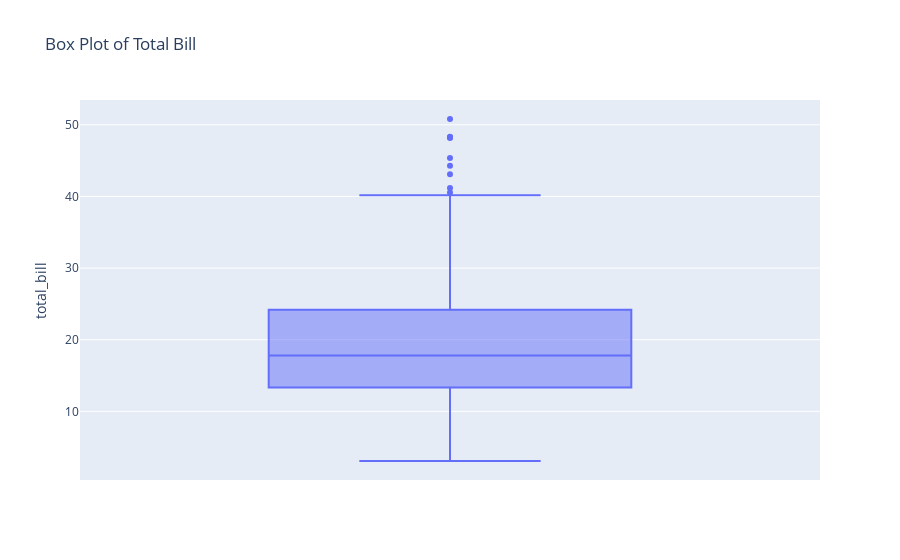

Write notebook code for a chart like this one.
### Markdown cell above
Q2: Here's the code to plot a box plot using the tips dataset in Plotly express

### Code cell
import plotly.express as px

# Load the "tips" dataset from Plotly library
tips_data = px.data.tips()

# Plot box plot
fig = px.box(tips_data, y='total_bill', title='Box Plot of Total Bill')
fig.show()

### Figure 1 — Plotly figure (JSON) as saved in the notebook; plotly's stock layout.template omitted (floating-point values rounded to 4 significant figures; data arrays with more than 128 entries replaced by an {"elided": "..."} marker saying what was removed)
{"data": [{"alignmentgroup": "True", "hovertemplate": "total_bill=%{y}<extra></extra>", "legendgroup": "", "marker": {"color": "#636efa"}, "name": "", "notched": false, "offsetgroup": "", "orientation": "v", "showlegend": false, "type": "box", "x0": " ", "xaxis": "x", "y": {"elided": "244 float values"}, "y0": " ", "yaxis": "y"}], "layout": {"autosize": true, "boxmode": "group", "legend": {"tracegroupgap": 0}, "title": {"text": "Box Plot of Total Bill"}, "xaxis": {"anchor": "y", "autorange": true, "domain": [0, 1], "range": [-0.5, 0.5], "type": "category"}, "yaxis": {"anchor": "x", "autorange": true, "domain": [0, 1], "range": [0.4178, 53.46], "title": {"text": "total_bill"}, "type": "linear"}}}
